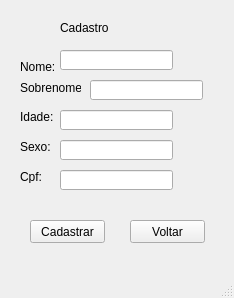
<?xml version="1.0" encoding="UTF-8"?>
<ui version="4.0">
 <class>cadastro</class>
 <widget class="QMainWindow" name="cadastro">
  <property name="geometry">
   <rect>
    <x>0</x>
    <y>0</y>
    <width>234</width>
    <height>298</height>
   </rect>
  </property>
  <property name="windowTitle">
   <string>MainWindow</string>
  </property>
  <widget class="QWidget" name="centralwidget">
   <widget class="QLineEdit" name="lineEdit">
    <property name="geometry">
     <rect>
      <x>60</x>
      <y>50</y>
      <width>113</width>
      <height>20</height>
     </rect>
    </property>
   </widget>
   <widget class="QLineEdit" name="lineEdit_2">
    <property name="geometry">
     <rect>
      <x>90</x>
      <y>80</y>
      <width>113</width>
      <height>20</height>
     </rect>
    </property>
   </widget>
   <widget class="QLineEdit" name="lineEdit_3">
    <property name="geometry">
     <rect>
      <x>60</x>
      <y>110</y>
      <width>113</width>
      <height>20</height>
     </rect>
    </property>
   </widget>
   <widget class="QLineEdit" name="lineEdit_4">
    <property name="geometry">
     <rect>
      <x>60</x>
      <y>140</y>
      <width>113</width>
      <height>20</height>
     </rect>
    </property>
   </widget>
   <widget class="QLineEdit" name="lineEdit_5">
    <property name="geometry">
     <rect>
      <x>60</x>
      <y>170</y>
      <width>113</width>
      <height>20</height>
     </rect>
    </property>
   </widget>
   <widget class="QLabel" name="label">
    <property name="geometry">
     <rect>
      <x>60</x>
      <y>20</y>
      <width>111</width>
      <height>16</height>
     </rect>
    </property>
    <property name="text">
     <string>Cadastro</string>
    </property>
   </widget>
   <widget class="QLabel" name="label_2">
    <property name="geometry">
     <rect>
      <x>20</x>
      <y>60</y>
      <width>47</width>
      <height>13</height>
     </rect>
    </property>
    <property name="text">
     <string>Nome:</string>
    </property>
   </widget>
   <widget class="QLabel" name="label_3">
    <property name="geometry">
     <rect>
      <x>20</x>
      <y>80</y>
      <width>61</width>
      <height>16</height>
     </rect>
    </property>
    <property name="text">
     <string>Sobrenome:</string>
    </property>
   </widget>
   <widget class="QLabel" name="label_4">
    <property name="geometry">
     <rect>
      <x>20</x>
      <y>110</y>
      <width>47</width>
      <height>13</height>
     </rect>
    </property>
    <property name="text">
     <string>Idade:</string>
    </property>
   </widget>
   <widget class="QLabel" name="label_5">
    <property name="geometry">
     <rect>
      <x>20</x>
      <y>140</y>
      <width>47</width>
      <height>13</height>
     </rect>
    </property>
    <property name="text">
     <string>Sexo:</string>
    </property>
   </widget>
   <widget class="QLabel" name="label_6">
    <property name="geometry">
     <rect>
      <x>20</x>
      <y>170</y>
      <width>47</width>
      <height>13</height>
     </rect>
    </property>
    <property name="text">
     <string>Cpf:</string>
    </property>
   </widget>
   <widget class="QPushButton" name="pushButton">
    <property name="geometry">
     <rect>
      <x>30</x>
      <y>220</y>
      <width>75</width>
      <height>23</height>
     </rect>
    </property>
    <property name="text">
     <string>Cadastrar</string>
    </property>
   </widget>
   <widget class="QPushButton" name="pushButton_2">
    <property name="geometry">
     <rect>
      <x>130</x>
      <y>220</y>
      <width>75</width>
      <height>23</height>
     </rect>
    </property>
    <property name="text">
     <string>Voltar</string>
    </property>
   </widget>
  </widget>
  <widget class="QMenuBar" name="menubar">
   <property name="geometry">
    <rect>
     <x>0</x>
     <y>0</y>
     <width>234</width>
     <height>21</height>
    </rect>
   </property>
  </widget>
  <widget class="QStatusBar" name="statusbar"/>
 </widget>
 <resources/>
 <connections/>
</ui>
